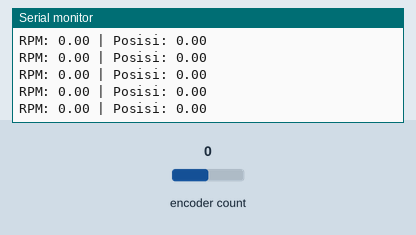
This sketch was run on a simulated ESP32. Parts: the last lines printed to the serial monitor. Inputs (shaded band) come from the test bench; at power-on: encoder count 0.

Above: at 1.2 s.
1.3 s: encoder count set to 1
At 1.31 s:
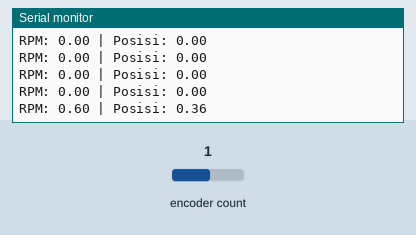
2.8 s: encoder count set to 2
At 2.81 s:
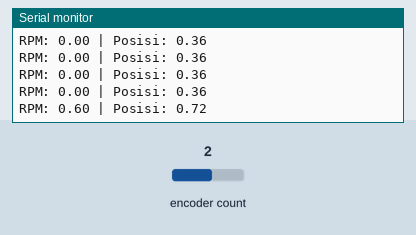
Timing chart, 0 to 5.8 s (numbered marks = the images above; inputs shaded):
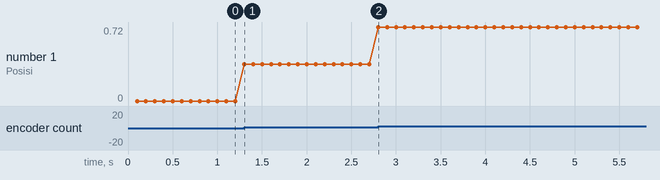

Measured:
- after the input at 1.3 s, the serial monitor: prints a new line at once (image 1)
- after the input at 2.8 s, the serial monitor: prints a new line at once (image 2)
- plotted number 1: 0 → 0.36 after the input at 1.3 s, 0.36 → 0.72 after the input at 2.8 s

The sketch:

testEncoder.ino
```cpp
#include <ESP32Encoder.h>

#define ENCODER_A 34
#define ENCODER_B 35

ESP32Encoder encoder;

long last_count = 0;
unsigned long last_time = 0;

float rpm = 0;

int PPR = 1000; // sesuai datasheet

void setup() {
  Serial.begin(115200);

  // Attach encoder (quadrature full)
  encoder.attachFullQuad(ENCODER_A, ENCODER_B);

  encoder.clearCount();

  Serial.println("Encoder PCNT ready");
}

void loop() {
  unsigned long now = millis();

  if (now - last_time >= 100) { // update tiap 100 ms
    long count = encoder.getCount();
    long delta = count - last_count;

    // RPM calculation
    rpm = (delta / (float)(PPR * 4)) * (600.0);
    // 600 karena 100 ms → 60 / 0.1

    // posisi (derajat)
    float position = (count % (PPR * 4)) * (360.0 / (PPR * 4));

    Serial.print("RPM: ");
    Serial.print(rpm);
    Serial.print(" | Posisi: ");
    Serial.println(position);

    last_count = count;
    last_time = now;
  }
}
```
